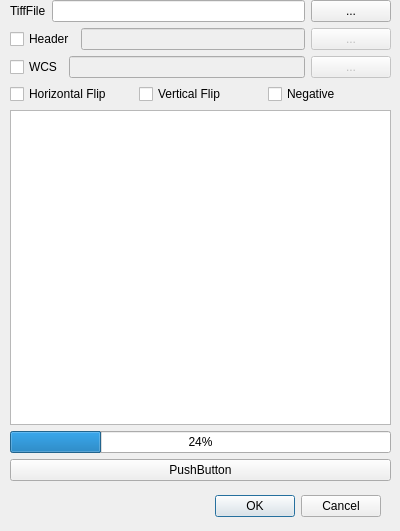
<?xml version="1.0" encoding="UTF-8"?>
<ui version="4.0">
 <class>mainDlg</class>
 <widget class="QDialog" name="mainDlg">
  <property name="geometry">
   <rect>
    <x>0</x>
    <y>0</y>
    <width>400</width>
    <height>531</height>
   </rect>
  </property>
  <property name="windowTitle">
   <string>Dialog</string>
  </property>
  <widget class="QDialogButtonBox" name="buttonBox">
   <property name="geometry">
    <rect>
     <x>40</x>
     <y>490</y>
     <width>341</width>
     <height>32</height>
    </rect>
   </property>
   <property name="orientation">
    <enum>Qt::Horizontal</enum>
   </property>
   <property name="standardButtons">
    <set>QDialogButtonBox::Cancel|QDialogButtonBox::Ok</set>
   </property>
  </widget>
  <widget class="QWidget" name="verticalLayoutWidget">
   <property name="geometry">
    <rect>
     <x>10</x>
     <y>0</y>
     <width>381</width>
     <height>481</height>
    </rect>
   </property>
   <layout class="QVBoxLayout" name="verticalLayout">
    <item>
     <layout class="QHBoxLayout" name="tiffLayout">
      <item>
       <widget class="QLabel" name="labelTiffFileName">
        <property name="text">
         <string>TiffFile</string>
        </property>
       </widget>
      </item>
      <item>
       <widget class="QLineEdit" name="tiffFileName"/>
      </item>
      <item>
       <widget class="QPushButton" name="tiffFileButton">
        <property name="text">
         <string>...</string>
        </property>
       </widget>
      </item>
     </layout>
    </item>
    <item>
     <layout class="QHBoxLayout" name="headerLayout">
      <item>
       <widget class="QCheckBox" name="headerChBox">
        <property name="text">
         <string>Header</string>
        </property>
       </widget>
      </item>
      <item>
       <widget class="QLineEdit" name="headerFileName">
        <property name="enabled">
         <bool>false</bool>
        </property>
       </widget>
      </item>
      <item>
       <widget class="QPushButton" name="headerFileButton">
        <property name="enabled">
         <bool>false</bool>
        </property>
        <property name="text">
         <string>...</string>
        </property>
       </widget>
      </item>
     </layout>
    </item>
    <item>
     <layout class="QHBoxLayout" name="wcsLayout">
      <item>
       <widget class="QCheckBox" name="wcsChBox">
        <property name="baseSize">
         <size>
          <width>13</width>
          <height>0</height>
         </size>
        </property>
        <property name="text">
         <string>WCS</string>
        </property>
       </widget>
      </item>
      <item>
       <widget class="QLineEdit" name="wcsFileName">
        <property name="enabled">
         <bool>false</bool>
        </property>
        <property name="sizePolicy">
         <sizepolicy hsizetype="Expanding" vsizetype="Fixed">
          <horstretch>0</horstretch>
          <verstretch>0</verstretch>
         </sizepolicy>
        </property>
        <property name="baseSize">
         <size>
          <width>30</width>
          <height>0</height>
         </size>
        </property>
       </widget>
      </item>
      <item>
       <widget class="QPushButton" name="wcsFileButton">
        <property name="enabled">
         <bool>false</bool>
        </property>
        <property name="text">
         <string>...</string>
        </property>
       </widget>
      </item>
     </layout>
    </item>
    <item>
     <layout class="QHBoxLayout" name="paramLayout">
      <item>
       <widget class="QCheckBox" name="hFlipChBox">
        <property name="text">
         <string>Horizontal Flip</string>
        </property>
       </widget>
      </item>
      <item>
       <widget class="QCheckBox" name="vFlipChBox">
        <property name="text">
         <string>Vertical Flip</string>
        </property>
       </widget>
      </item>
      <item>
       <widget class="QCheckBox" name="negativeChBox">
        <property name="text">
         <string>Negative</string>
        </property>
       </widget>
      </item>
     </layout>
    </item>
    <item>
     <widget class="QTextEdit" name="textEdit"/>
    </item>
    <item>
     <widget class="QProgressBar" name="progBar">
      <property name="value">
       <number>24</number>
      </property>
     </widget>
    </item>
    <item>
     <widget class="QPushButton" name="procButton">
      <property name="text">
       <string>PushButton</string>
      </property>
     </widget>
    </item>
   </layout>
  </widget>
 </widget>
 <resources/>
 <connections>
  <connection>
   <sender>buttonBox</sender>
   <signal>accepted()</signal>
   <receiver>mainDlg</receiver>
   <slot>accept()</slot>
   <hints>
    <hint type="sourcelabel">
     <x>248</x>
     <y>254</y>
    </hint>
    <hint type="destinationlabel">
     <x>157</x>
     <y>274</y>
    </hint>
   </hints>
  </connection>
  <connection>
   <sender>buttonBox</sender>
   <signal>rejected()</signal>
   <receiver>mainDlg</receiver>
   <slot>reject()</slot>
   <hints>
    <hint type="sourcelabel">
     <x>316</x>
     <y>260</y>
    </hint>
    <hint type="destinationlabel">
     <x>286</x>
     <y>274</y>
    </hint>
   </hints>
  </connection>
 </connections>
</ui>
